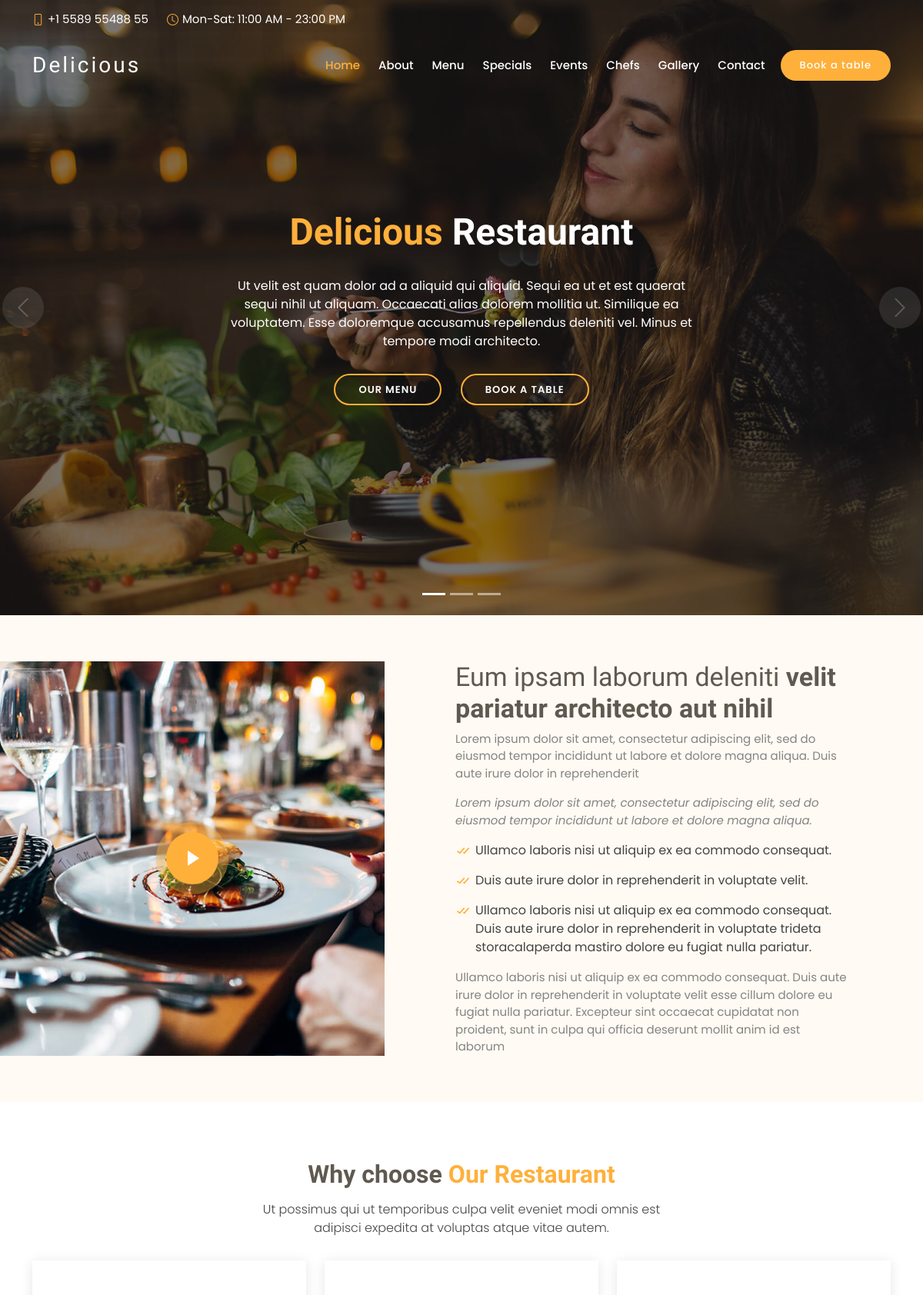
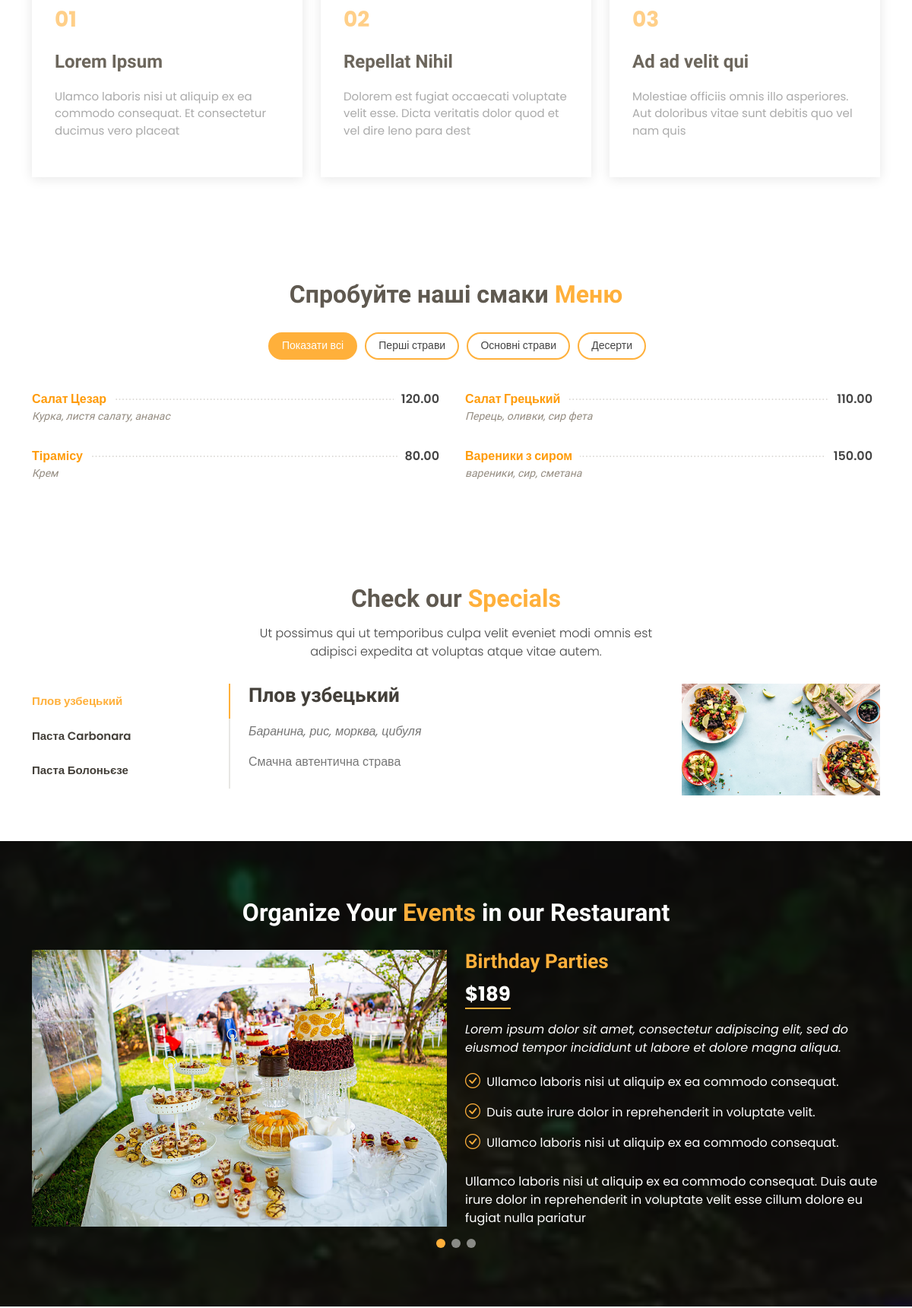
The page / (upper part) on the database its author committed (2 pictures, top to bottom).
### main_page/models.py (models this page shows, shortened)
class DishCategory(models.Model):
    name = models.CharField(max_length=50, unique=True)
    position = models.PositiveSmallIntegerField(unique=True)
    is_visible = models.BooleanField(default=True)
    class Meta:
        ordering = ('position', )

class Dish(models.Model):
    def get_file_name(self, filename: str):
        ext = filename.strip().split('.')[-1]
        filename = f'{uuid.uuid4()}.{ext}'
        return os.path.join('image/dishes', filename)
    name = models.CharField(max_length=50, unique=True)
    position = models.PositiveSmallIntegerField()
    is_visible = models.BooleanField(default=True)
    category = models.ForeignKey(DishCategory, on_delete=models.CASCADE)
    is_special = models.BooleanField(default=False)
    desc = models.TextField(max_length=200, blank=True)
    price = models.DecimalField(max_digits=8, decimal_places=2)
    ingredients = models.CharField(max_length=100)
    photo = models.ImageField(upload_to=get_file_name)
    class Meta:
        ordering = ('position', )

### main_page/views.py (the view)
# urls.py: path('', include('main_page.urls')),
def main_page(request):
    if request.method == 'POST':
        form_reserve = UserReservationForm(request.POST)
        if form_reserve.is_valid():
            form_reserve.save()
            return redirect('/')
    categories = DishCategory.objects.filter(is_visible=True)
    dishes = Dish.objects.filter(is_visible=True, is_special=False)
    special_dishes = Dish.objects.filter(is_visible=True, is_special=True)
    gallery_photos = Gallery.objects.filter(is_visible=True)
    form_reserve = UserReservationForm()
    return render(request, 'main_page.html', context={'categories': categories,
                                                      'dishes': dishes,
                                                      'special': special_dishes,
                                                      'gallery_photos': gallery_photos,
                                                      'form_reserve': form_reserve,
                                                      })

### main_page/templates/main_page.html (shortened to what this page needs)
{% extends 'index.html' %}
{% block site_content %}
    <section id="about" class="about">
      <div class="container-fluid">
        <div class="row">
          <div class="col-lg-5 align-items-stretch video-box" style='background-image: url("assets/img/about.jpg");'>
            <a href="https://www.youtube.com/watch?v=jDDaplaOz7Q" class="venobox play-btn mb-4" data-vbtype="video" data-autoplay="true"></a>
          </div>
          <div class="col-lg-7 d-flex flex-column justify-content-center align-items-stretch">
            <div class="content">
              <h3>Eum ipsam laborum deleniti <strong>velit pariatur architecto aut nihil</strong></h3>
              <p>
                Lorem ipsum dolor sit amet, consectetur adipiscing elit, sed do eiusmod tempor incididunt ut labore et dolore magna aliqua. Duis aute irure dolor in reprehenderit
              </p>
              <p class="fst-italic">
                Lorem ipsum dolor sit amet, consectetur adipiscing elit, sed do eiusmod tempor incididunt ut labore et dolore
                magna aliqua.
              </p>
              <ul>
                <li><i class="bx bx-check-double"></i> Ullamco laboris nisi ut aliquip ex ea commodo consequat.</li>
                <li><i class="bx bx-check-double"></i> Duis aute irure dolor in reprehenderit in voluptate velit.</li>
                <li><i class="bx bx-check-double"></i> Ullamco laboris nisi ut aliquip ex ea commodo consequat. Duis aute irure dolor in reprehenderit in voluptate trideta storacalaperda mastiro dolore eu fugiat nulla pariatur.</li>
              </ul>
              <p>
                Ullamco laboris nisi ut aliquip ex ea commodo consequat. Duis aute irure dolor in reprehenderit in voluptate
                velit esse cillum dolore eu fugiat nulla pariatur. Excepteur sint occaecat cupidatat non proident, sunt in
                culpa qui officia deserunt mollit anim id est laborum
              </p>
            </div>
          </div>
        </div>
      </div>
    </section>
    <section id="why-us" class="why-us">
      <div class="container">
        <div class="section-title">
          <h2>Why choose <span>Our Restaurant</span></h2>
          <p>Ut possimus qui ut temporibus culpa velit eveniet modi omnis est adipisci expedita at voluptas atque vitae autem.</p>
        </div>
        <div class="row">
          <div class="col-lg-4">
            <div class="box">
              <span>01</span>
              <h4>Lorem Ipsum</h4>
              <p>Ulamco laboris nisi ut aliquip ex ea commodo consequat. Et consectetur ducimus vero placeat</p>
            </div>
          </div>
          <div class="col-lg-4 mt-4 mt-lg-0">
            <div class="box">
              <span>02</span>
              <h4>Repellat Nihil</h4>
              <p>Dolorem est fugiat occaecati voluptate velit esse. Dicta veritatis dolor quod et vel dire leno para dest</p>
            </div>
          </div>
          <div class="col-lg-4 mt-4 mt-lg-0">
            <div class="box">
              <span>03</span>
              <h4> Ad ad velit qui</h4>
              <p>Molestiae officiis omnis illo asperiores. Aut doloribus vitae sunt debitis quo vel nam quis</p>
            </div>
          </div>
        </div>
      </div>
    </section>
    {% include 'menu.html' %}
    {% include 'special.html' %}
    <section id="events" class="events">
      <div class="container">
        <div class="section-title">
          <h2>Organize Your <span>Events</span> in our Restaurant</h2>
        </div>
        <div class="events-slider swiper">
          <div class="swiper-wrapper">
            <div class="swiper-slide">
              <div class="row event-item">
                <div class="col-lg-6">
                  <img src="assets/img/event-birthday.jpg" class="img-fluid" alt="">
                </div>
                <div class="col-lg-6 pt-4 pt-lg-0 content">
                  <h3>Birthday Parties</h3>
                  <div class="price">
                    <p><span>$189</span></p>
                  </div>
                  <p class="fst-italic">
                    Lorem ipsum dolor sit amet, consectetur adipiscing elit, sed do eiusmod tempor incididunt ut labore et dolore
                    magna aliqua.
                  </p>
                  <ul>
                    <li><i class="bi bi-check-circle"></i> Ullamco laboris nisi ut aliquip ex ea commodo consequat.</li>
                    <li><i class="bi bi-check-circle"></i> Duis aute irure dolor in reprehenderit in voluptate velit.</li>
                    <li><i class="bi bi-check-circle"></i> Ullamco laboris nisi ut aliquip ex ea commodo consequat.</li>
                  </ul>
                  <p>
                    Ullamco laboris nisi ut aliquip ex ea commodo consequat. Duis aute irure dolor in reprehenderit in voluptate
                    velit esse cillum dolore eu fugiat nulla pariatur
                  </p>
                </div>
              </div>
            </div>
            <div class="swiper-slide">
              <div class="row event-item">
                <div class="col-lg-6">
                </div>
              </div>
            </div>
            <div class="swiper-slide">
              <div class="row event-item">
                <div class="col-lg-6 pt-4 pt-lg-0 content">
                </div>
              </div>
            </div>
          </div>
          <div class="swiper-pagination"></div>
        </div>
      </div>
    </section>
{% endblock %}

### templates/index.html (shortened to what this page needs)
{% load static %}
<!DOCTYPE html>
<html lang="en">
<head>
  <link href={% static "assets/vendor/animate.css/animate.min.css" %} rel="stylesheet">
  <link href={% static "assets/vendor/bootstrap/css/bootstrap.min.css" %} rel="stylesheet">
  <link href={% static "assets/vendor/bootstrap-icons/bootstrap-icons.css" %} rel="stylesheet">
  <link href={% static "assets/vendor/boxicons/css/boxicons.min.css" %} rel="stylesheet">
  <link href={% static "assets/vendor/glightbox/css/glightbox.min.css" %} rel="stylesheet">
  <link href={% static "assets/vendor/swiper/swiper-bundle.min.css" %} rel="stylesheet">
  <link href={% static "assets/css/style.css" %} rel="stylesheet">
</head>
<body>
  <section id="topbar" class="d-flex align-items-center fixed-top topbar-transparent">
    <div class="container-fluid container-xl d-flex align-items-center justify-content-center justify-content-lg-start">
      <i class="bi bi-phone d-flex align-items-center"><span>+1 5589 55488 55</span></i>
      <i class="bi bi-clock ms-4 d-none d-lg-flex align-items-center"><span>Mon-Sat: 11:00 AM - 23:00 PM</span></i>
    </div>
  </section>
  <header id="header" class="fixed-top d-flex align-items-center header-transparent">
    <div class="container-fluid container-xl d-flex align-items-center justify-content-between">
      <div class="logo me-auto">
        <h1><a href="index.html">Delicious</a></h1>
      </div>
      <nav id="navbar" class="navbar order-last order-lg-0">
        <ul>
          <li><a class="nav-link scrollto active" href="#hero">Home</a></li>
          <li><a class="nav-link scrollto" href="#about">About</a></li>
          <li><a class="nav-link scrollto" href="#menu">Menu</a></li>
          <li><a class="nav-link scrollto" href="#specials">Specials</a></li>
          <li><a class="nav-link scrollto" href="#events">Events</a></li>
          <li><a class="nav-link scrollto" href="#chefs">Chefs</a></li>
          <li><a class="nav-link scrollto" href="#gallery">Gallery</a></li>
          <li><a class="nav-link scrollto" href="#contact">Contact</a></li>
        </ul>
      </nav>
      <a href="#book-a-table" class="book-a-table-btn scrollto">Book a table</a>
    </div>
  </header>
  <section id="hero">
    <div class="hero-container">
      <div id="heroCarousel" data-bs-interval="5000" class="carousel slide carousel-fade" data-bs-ride="carousel">
        <ol class="carousel-indicators" id="hero-carousel-indicators"></ol>
        <div class="carousel-inner" role="listbox">
          <div class="carousel-item active" style="background-image: url(assets/img/slide/slide-1.jpg);">
            <div class="carousel-container">
              <div class="carousel-content">
                <h2 class="animate__animated animate__fadeInDown"><span>Delicious</span> Restaurant</h2>
                <p class="animate__animated animate__fadeInUp">Ut velit est quam dolor ad a aliquid qui aliquid. Sequi ea ut et est quaerat sequi nihil ut aliquam. Occaecati alias dolorem mollitia ut. Similique ea voluptatem. Esse doloremque accusamus repellendus deleniti vel. Minus et tempore modi architecto.</p>
                <div>
                  <a href="#menu" class="btn-menu animate__animated animate__fadeInUp scrollto">Our Menu</a>
                  <a href="#book-a-table" class="btn-book animate__animated animate__fadeInUp scrollto">Book a Table</a>
                </div>
              </div>
            </div>
          </div>
        </div>
        <a class="carousel-control-prev" href="#heroCarousel" role="button" data-bs-slide="prev">
          <span class="carousel-control-prev-icon bi bi-chevron-left" aria-hidden="true"></span>
        </a>
        <a class="carousel-control-next" href="#heroCarousel" role="button" data-bs-slide="next">
          <span class="carousel-control-next-icon bi bi-chevron-right" aria-hidden="true"></span>
        </a>
      </div>
    </div>
  </section>
  <main id="main">
      {% block site_content %}
      {% endblock %}
  </main>
</body>
</html>

### main_page/templates/menu.html
<section id="menu" class="menu">
      <div class="container">
        <div class="section-title">
          <h2>Спробуйте наші смаки <span>Меню</span></h2>
        </div>
        <div class="row">
          <div class="col-lg-12 d-flex justify-content-center">
            <ul id="menu-flters">
              <li data-filter="*" class="filter-active">Показати всі</li>
              {% for category in categories %}
                  <li data-filter=".cat{{ category.pk }}">{{ category.name }}</li>
              {% endfor %}
            </ul>
          </div>
        </div>
        <div class="row menu-container">
            {% for dish in dishes %}
                <div class="col-lg-6 menu-item cat{{ dish.category.pk }}">
                    <div class="menu-content">
                        <a href="#">{{ dish.name }}</a><span>{{dish.price}}</span>
                    </div>
                    <div class="menu-ingredients">
                        {{ dish.ingredients }}
                    </div>
                </div>
            {% endfor %}
        </div>
      </div>
</section>

### main_page/templates/special.html (shortened to what this page needs)
<section id="specials" class="specials">
      <div class="container">
        <div class="section-title">
          <h2>Check our <span>Specials</span></h2>
          <p>Ut possimus qui ut temporibus culpa velit eveniet modi omnis est adipisci expedita at voluptas atque vitae autem.</p>
        </div>
        <div class="row">
          <div class="col-lg-3">
            <ul class="nav nav-tabs flex-column">
                {% for dish in special %}
                    {% if forloop.first %}
                        <li class="nav-item">
                            <a class="nav-link active show" data-bs-toggle="tab" href="#tab-{{ dish.pk }}">{{ dish.name }}</a>
                        </li>
                    {% else %}
                        <li class="nav-item">
                            <a class="nav-link" data-bs-toggle="tab" href="#tab-{{ dish.pk }}">{{ dish.name }}</a>
                        </li>
                    {% endif %}
                {% endfor %}
            </ul>
          </div>
          <div class="col-lg-9 mt-4 mt-lg-0">
            <div class="tab-content">
                {% for dish in special %}
                    {% if forloop.first %}
                        <div class="tab-pane active show" id="tab-{{ dish.pk }}">
                            <div class="row">
                                <div class="col-lg-8 details order-2 order-lg-1">
                                    <h3>{{ dish.name }}</h3>
                                    <p class="fst-italic">{{ dish.ingredients }}</p>
                                    <p>{{ dish.desc }}</p>
                                </div>
                                <div class="col-lg-4 text-center order-1 order-lg-2">
                                    <img src={{ dish.photo.url }} alt="" class="img-fluid">
                                </div>
                            </div>
                        </div>
                   {% endif %}
                {% endfor %}
            </div>
          </div>
        </div>
      </div>
    </section>

### rows shown on the page
DishCategory: name "Перші страви"
DishCategory: name "Основні страви"
DishCategory: name "Десерти"
Dish: name "Салат Цезар", price "120.00", ingredients "Курка, листя салату, ананас"
Dish: name "Салат Грецький", price "110.00", ingredients "Перець, оливки, сир фета"
Dish: name "Тірамісу", price "80.00", ingredients "Крем"
Dish: name "Вареники з сиром", price "150.00", ingredients "вареники, сир, сметана"
Dish: name "Плов узбецький", ingredients "Баранина, рис, морква, цибуля", desc "Смачна автентична страва", photo (picture)
Dish: name "Паста Carbonara"
Dish: name "Паста Болоньєзе"
